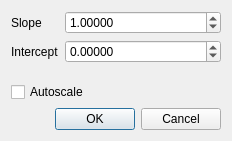
<?xml version="1.0" encoding="UTF-8"?>
<ui version="4.0">
 <class>ScaleDataDlg</class>
 <widget class="QDialog" name="ScaleDataDlg">
  <property name="geometry">
   <rect>
    <x>0</x>
    <y>0</y>
    <width>232</width>
    <height>141</height>
   </rect>
  </property>
  <property name="windowTitle">
   <string>Scale data</string>
  </property>
  <layout class="QVBoxLayout" name="verticalLayout">
   <item>
    <layout class="QFormLayout" name="formLayout">
     <item row="0" column="0">
      <widget class="QLabel" name="label">
       <property name="text">
        <string>Slope</string>
       </property>
      </widget>
     </item>
     <item row="0" column="1">
      <widget class="QDoubleSpinBox" name="doubleSpinBox_slope">
       <property name="decimals">
        <number>5</number>
       </property>
       <property name="minimum">
        <double>-9999999.000000000000000</double>
       </property>
       <property name="maximum">
        <double>9999999.000000000000000</double>
       </property>
       <property name="value">
        <double>1.000000000000000</double>
       </property>
      </widget>
     </item>
     <item row="1" column="0">
      <widget class="QLabel" name="label_2">
       <property name="text">
        <string>Intercept</string>
       </property>
      </widget>
     </item>
     <item row="1" column="1">
      <widget class="QDoubleSpinBox" name="doubleSpinBox_intercept">
       <property name="decimals">
        <number>5</number>
       </property>
       <property name="minimum">
        <double>-999999.000000000000000</double>
       </property>
       <property name="maximum">
        <double>999999.000000000000000</double>
       </property>
      </widget>
     </item>
    </layout>
   </item>
   <item>
    <widget class="QCheckBox" name="checkBox">
     <property name="text">
      <string>Autoscale</string>
     </property>
    </widget>
   </item>
   <item>
    <widget class="QDialogButtonBox" name="buttonBox">
     <property name="orientation">
      <enum>Qt::Horizontal</enum>
     </property>
     <property name="standardButtons">
      <set>QDialogButtonBox::Cancel|QDialogButtonBox::Ok</set>
     </property>
    </widget>
   </item>
  </layout>
 </widget>
 <resources/>
 <connections>
  <connection>
   <sender>buttonBox</sender>
   <signal>accepted()</signal>
   <receiver>ScaleDataDlg</receiver>
   <slot>accept()</slot>
   <hints>
    <hint type="sourcelabel">
     <x>248</x>
     <y>254</y>
    </hint>
    <hint type="destinationlabel">
     <x>157</x>
     <y>274</y>
    </hint>
   </hints>
  </connection>
  <connection>
   <sender>buttonBox</sender>
   <signal>rejected()</signal>
   <receiver>ScaleDataDlg</receiver>
   <slot>reject()</slot>
   <hints>
    <hint type="sourcelabel">
     <x>316</x>
     <y>260</y>
    </hint>
    <hint type="destinationlabel">
     <x>286</x>
     <y>274</y>
    </hint>
   </hints>
  </connection>
 </connections>
</ui>
